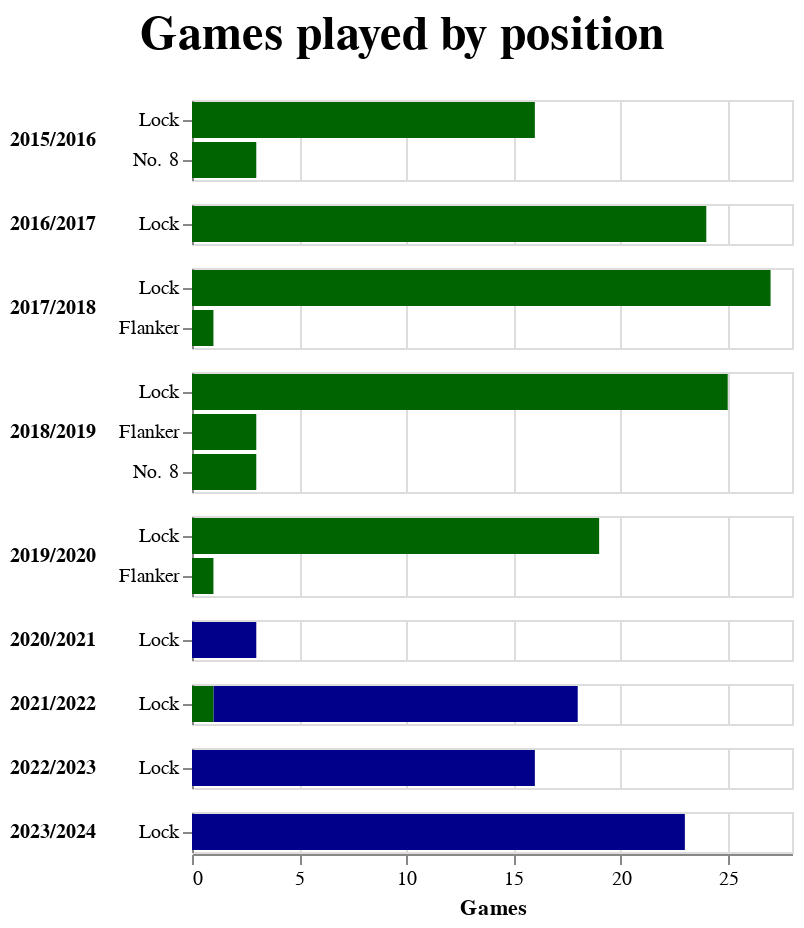

Notebook cell for this chart:
### Code cell
# Split position column into two columns (pos1 and pos2) by splitting on "/"
df[['pos1', 'pos2']] = df['Position'].str.split("/", expand=True)

# melt the dataframe to have a single column for position
df_melt = pd.melt(df, id_vars=['Season', 'Club'], value_vars=['pos1', 'pos2'], value_name='pos').dropna()

alt.Chart(df_melt).mark_bar().encode(
    y=alt.Y('pos:N', title=None, sort=["Lock", "Flanker", "No. 8"]),
    x=alt.X('count()', title="Games"),
    row=alt.Row('Season', title=None, header=alt.Header(labelAngle=0, labelAlign='left', labelFontStyle="bold"), spacing=10),
    color=alt.Color('Club:N', scale=alt.Scale(domain=["Ealing", "East Grinstead"], range=['darkgreen', 'darkblue']), legend=None),
).resolve_scale(y='independent').properties(
    title=alt.Title(
        text='Games played by position',
        fontSize=24,
        offset=20,
        anchor='middle',
    ),
    width=300,
)

### Figure 1 — Vega-Lite specification as saved in the notebook (floating-point values rounded to 4 significant figures; data arrays with more than 128 entries replaced by an {"elided": "..."} marker saying what was removed)
{"config": {"view": {"continuousWidth": 300, "continuousHeight": 300}}, "data": {"name": "data-b9d7f9e056755525b1b6cbf0117a31a6"}, "mark": {"type": "bar"}, "encoding": {"color": {"field": "Club", "legend": null, "scale": {"domain": ["Ealing", "East Grinstead"], "range": ["darkgreen", "darkblue"]}, "type": "nominal"}, "row": {"field": "Season", "header": {"labelAlign": "left", "labelAngle": 0, "labelFontStyle": "bold"}, "spacing": 10, "title": null, "type": "nominal"}, "x": {"aggregate": "count", "title": "Games", "type": "quantitative"}, "y": {"field": "pos", "sort": ["Lock", "Flanker", "No. 8"], "title": null, "type": "nominal"}}, "resolve": {"scale": {"y": "independent"}}, "title": {"text": "Games played by position", "anchor": "middle", "fontSize": 24, "offset": 20}, "width": 300, "$schema": "https://vega.github.io/schema/vega-lite/v5.17.0.json", "datasets": {"data-b9d7f9e056755525b1b6cbf0117a31a6": {"elided": "182 records"}}}
